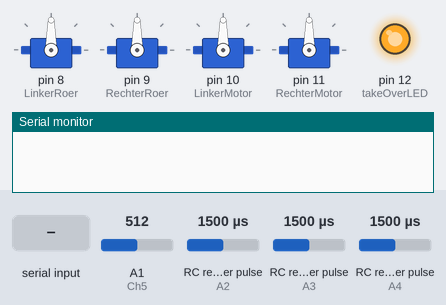
Recording of a sketch running on a simulated Arduino Uno, built with avr-gcc and run on an emulated ATmega328P. On the bench: 4 × servo, output pins drawn as LEDs (lit = HIGH), the last lines printed to the serial monitor. Wiring (inferred from the names in the program): 3 × RC receiver channel: data A2 / data A3 / data A4. The inputs (shaded band) are chosen by the test bench; at power-on: RC receiver pulse (sensors on A2, A3, A4) 1500 µs, A1 (Ch5) = 512.

Above: at 3.2 s.
3.3 s: RC receiver pulse (sensor on A2) set to 1020 µs
At 3.7 s:
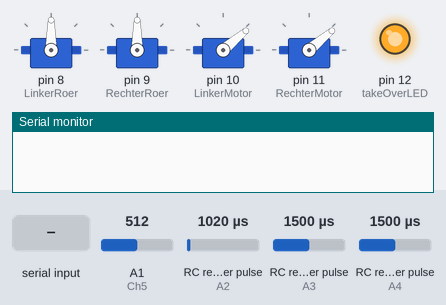
4.8 s: RC receiver pulse (sensor on A3) set to 1020 µs
At 5.6 s:
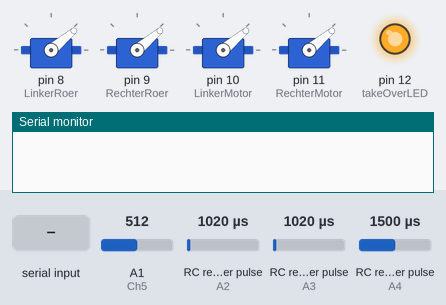
6.3 s: RC receiver pulse (sensor on A4) set to 1020 µs
At 7.2 s:
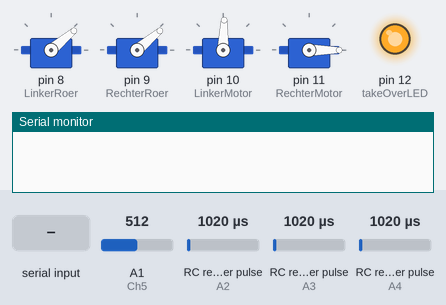
7.8 s: A1 (Ch5) set to 56
9.3 s: A1 (Ch5) set to 47
At 10.4 s:
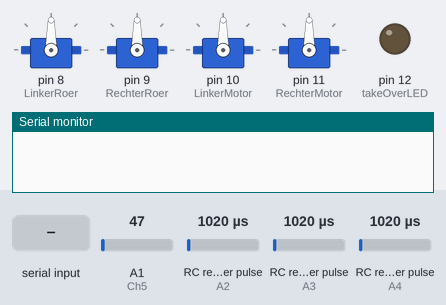
10.8 s: "a90z" received over Serial
At 11.4 s:
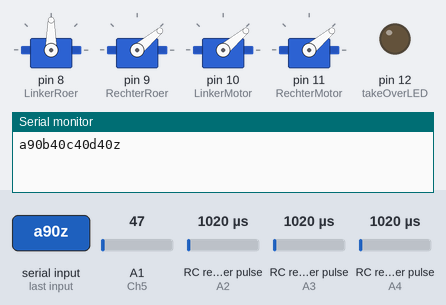
Timing chart, 0 to 13.3 s (numbered marks = the images above; inputs shaded):
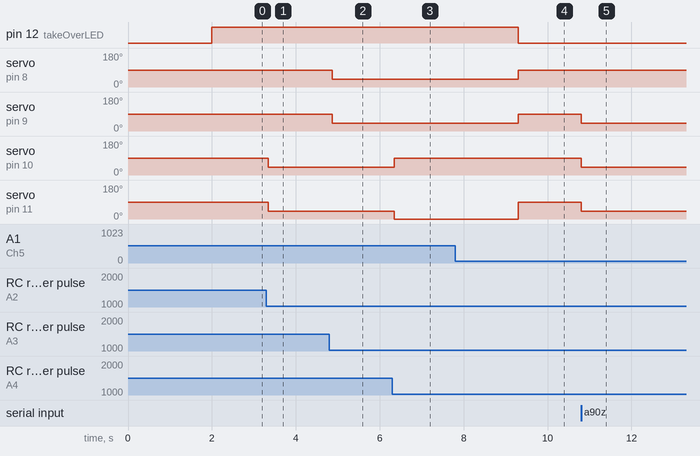

Measured:
- the behaviour switches between 51 and 50 on A1 (Ch5) (found by bisection; images 3 and 4)
- after the input at 3.3 s, servo on pin 10 (LinkerMotor), servo on pin 11 (RechterMotor): 90° → 40° after 0.05 s
- after the input at 4.8 s, servo on pin 8 (LinkerRoer), servo on pin 9 (RechterRoer): 90° → 40° after 0.07 s
- after the input at 6.3 s, servo on pin 10 (LinkerMotor): 40° → 88° after 0.05 s; servo on pin 11 (RechterMotor): 40° → 0° after 0.05 s
- after the input at 7.8 s, every drawn part: stays the same
- after the input at 9.3 s, pin 12 (takeOverLED): HIGH → LOW at once; servo on pin 8 (LinkerRoer), servo on pin 9 (RechterRoer): 40° → 90° at once; servo on pin 10 (LinkerMotor): 88° → 90° at once; servo on pin 11 (RechterMotor): 0° → 90° at once
- after the input at 10.8 s, servo on pin 9 (RechterRoer), servo on pin 10 (LinkerMotor), servo on pin 11 (RechterMotor): 90° → 40° at once

The sketch:

Anna2.ino
```cpp
//code running on the arduino microprocessor in the "Anna"

#include <Servo.h>

#define INPUT_SIZE 17
#define debug = false

Servo LinkerRoer;
Servo RechterRoer;
Servo LinkerMotor;
Servo RechterMotor;

int threshold = 1400;
int LR=0; //LR=Left Rudder
int RR=0; //rr=Right Rudder
int LM=0; //LM=Left Motor
int LMR=0;
int RM=0; //RM=Right Motor
int TW=0;
int takeOverLED = 12;
unsigned long time = 0;
unsigned long time2 = 0;
char input[INPUT_SIZE];
int size=0;
int totaal=0;

bool takeOver = false;

// Kanalen van de ontvanger
// Arduino pins
const int Ch1=A3, // Rudder, sturen
          Ch2=A4, // Sturing motoren
          Ch3=A2, // Motor kracht
          Ch5=A1; // Trigger kanaal

void setup()
{
  delay(2000);
  // put your setup code here, to run once:

  pinMode(Ch1,INPUT);
  pinMode(Ch2,INPUT);
  pinMode(Ch3,INPUT);
  pinMode(Ch5,INPUT);
  pinMode(12,OUTPUT);

  Serial.begin(115200);

  LinkerRoer.attach(8);
  RechterRoer.attach(9);
  LinkerMotor.attach(10);
  RechterMotor.attach(11);
  LinkerRoer.write(90); //90 is halfway, or rest position
  RechterRoer.write(90);
  LinkerMotor.write(90);
  RechterMotor.write(90);
  Serial.setTimeout(50);
}

void loop()
{
  RC();
  rpi();
}

void RC()
{
  while(analogRead(A1)>50)
    {
      takeOver=true;
      digitalWrite(takeOverLED,HIGH);

      //Rudder
      LR=pulseIn(Ch1,HIGH);
      LR=map(LR,1000,1850,40,140);
      if (LR>135)
        LR=140;
      if (LR<45)
        LR=40;
      if (LR>80&&LR<100)
        LR=90;


      //Throttle
      LMR=pulseIn(Ch3,HIGH);
      if (LMR<1000)
        LM=90;
      if(LMR>=1000)
        LM=map(LMR,1000,1850,40,140);
      if (LM>130)
        LM=140;
      if (LM<50 && LM >40)
        LM=40;
      if (LM>80&&LM<100)
        LM=90;

      //Turn throttle
      RM=LM;
      TW=pulseIn(Ch2,HIGH);
      TW=map(TW,1000,1850,40,140);
      if (TW>100 && LMR>=1000)
      {
        RM=RM-TW+90;
        LM=LM+TW-90;
      }
      if (TW<80&& LMR>=1000)
      {
        LM=LM+TW-90;
        RM=RM-TW+90;
      }

      LinkerRoer.write(LR);
      RechterRoer.write(LR);
      LinkerMotor.write(RM);
      RechterMotor.write(LM);

      while (Serial.available()>0)
        Serial.read();

    }

    digitalWrite(takeOverLED,LOW);

    if(takeOver==true)
      {
        LinkerRoer.write(90);
        RechterRoer.write(90);
        LinkerMotor.write(90);
        RechterMotor.write(90);
        takeOver=false;
      }
}

void rpi()
{
  if (Serial.available()>0) //if there is something in the serial buffer
  {
    if (Serial.peek()=='a') //if this something starts with "a"
    {
      Serial.read(); //remove first byte ("a") from the serial buffer
      size=Serial.readBytesUntil('z',input,INPUT_SIZE); //read bytes untill "z"
      input[size]='z'; //make the last char in the string a "z"

      //The following code parses a string of the following format to 4 values:
      //"a(int)b(int)c(int)d(int)z" eg. "a90b100c110d120z" becomes 90, 100, 110, 120

      char* command = strtok(input,"b");
      LR=atoi(command);
      LR=constrain(LR,40,140);
      command=strtok(0,"c");
      RR=atoi(command);
      RR=constrain(RR,40,140);
      command=strtok(0,"d");
      LM=atoi(command);
      LM=constrain(LM,40,140);
      command=strtok(0,"z");
      RM=atoi(command);
      RM=constrain(RM,40,140);

      //the received values are then written to the 4 outputs
      LinkerRoer.write(LR);
      RechterRoer.write(RR);
      LinkerMotor.write(LM);
      RechterMotor.write(RM);

      //the program then echoes the received commands back to the sender over serial interface


      Serial.print('a');
      Serial.print(LR);
      Serial.print('b');
      Serial.print(RR);
      Serial.print('c');
      Serial.print(LM);
      Serial.print('d');
      Serial.print(RM);
      Serial.print('z');


    }
    else
    {
      //if there is something not starting with an "a" in the buffer, discard it
      while((Serial.available()>0)&&(Serial.peek()!='a'))
        Serial.read();
    }
  }
}
```
